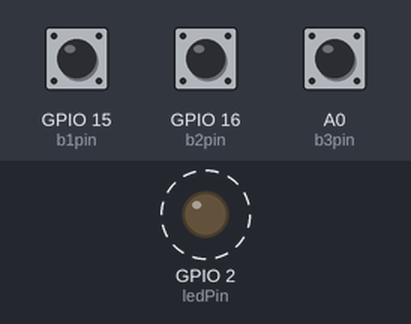
Bench run of a sketch on a simulated ESP8266 (NodeMCU). Parts: output pins drawn as LEDs (lit = HIGH). Dashed ring = blinking. Inputs (shaded band) come from the test bench; at power-on: GPIO 15 (b1pin) HIGH, GPIO 16 (b2pin) HIGH, A0 (b3pin) HIGH. WiFi joins after 1.5 s; servers stay silent unless stated; what the sketch prints to the serial monitor is not drawn.

Above: at 2.1 s.
Timing chart, 0 to 6.6 s (numbered marks = the images above):
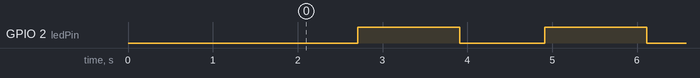

The sketch:

ESP8266SLAVE.ino
```cpp
#include <ESP8266WiFi.h>
byte ledPin = 2;

int b1pin = 15;
int b2pin = 16;
int b3pin = 17;

int b1;
int b2;
int b3;

int ppressed = 1;
int spressed = 1;
int lpressed = 1;

char ssid[] = "ReaperMan";           // SSID of your AP
char pass[] = "DisasterofPuppets80";         // password of your AP

IPAddress server(15,15,15,15);     // IP address of the AP
WiFiClient client;

void setup() {

  pinMode(b1pin, INPUT_PULLUP);
  pinMode(b2pin, INPUT_PULLUP);
  pinMode(b3pin, INPUT_PULLUP);


  Serial.begin(115200);
  WiFi.mode(WIFI_STA);
  WiFi.begin(ssid, pass);           // connects to the WiFi AP
  Serial.println();
  Serial.println("Connection to the AP");
  while (WiFi.status() != WL_CONNECTED) {
    Serial.print(".");
    delay(500);
  }
  Serial.println();
  Serial.println("Connected");
  Serial.println("station_bare_01.ino");
  Serial.print("LocalIP:"); Serial.println(WiFi.localIP());
  Serial.println("MAC:" + WiFi.macAddress());
  Serial.print("Gateway:"); Serial.println(WiFi.gatewayIP());
  Serial.print("AP MAC:"); Serial.println(WiFi.BSSIDstr());
  pinMode(ledPin, OUTPUT);
}

void loop() {
  client.connect(server, 80);
  digitalWrite(ledPin, LOW);

  b1 = digitalRead(b1pin);
  b2 = digitalRead(b2pin);
  b3 = digitalRead(b3pin);

Serial.println(client.print(b1));
Serial.println(client.print(b2));
Serial.println(client.print(b3));

//  Serial.println("********************************");
//  Serial.print("Byte sent to the AP: ");
  Serial.println(client.print("DoPController\r"));
  String answer = client.readStringUntil('\r');
  Serial.println("From the AP: " + answer);
  client.flush();
  digitalWrite(ledPin, HIGH);
  client.stop();

Serial.println("============");
Serial.print("B1  State : ");
Serial.println(b1);
Serial.print("B2  State : ");
Serial.println(b2);
Serial.print("B3  State : ");
Serial.println(b3);
Serial.println("============");

delay(1000);
}
```

Measured:
- by itself, GPIO 2 (ledPin): alternates HIGH for 1.2 s and LOW for 1.0 s
